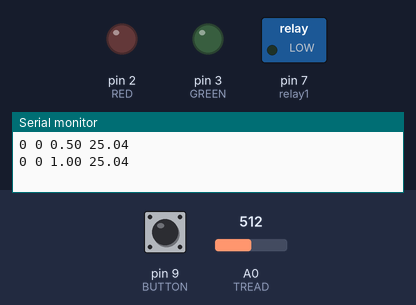
A sketch run on a simulated Arduino Uno, built with avr-gcc and run on an emulated ATmega328P. Parts: switched loads named in the sketch (green lamp = pin HIGH), output pins drawn as LEDs (lit = HIGH), the last lines printed to the serial monitor. Inputs (shaded band) come from the test bench; at power-on: pin 9 (BUTTON) HIGH, A0 (TREAD) = 512. Pins used as bus, display or sensor lines are not drawn.

Above: at 1.2 s.
1.3 s: pin 9 (BUTTON) pulled LOW for 0.15 s
At 2.5 s:
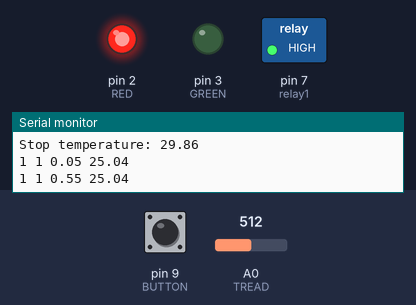
2.9 s: A0 (TREAD) set to 559
4.4 s: A0 (TREAD) set to 577
At 4.8 s:
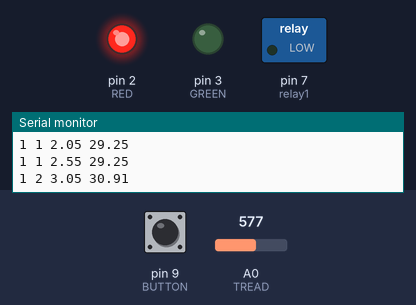
5.9 s: A0 (TREAD) set to 1005
7.4 s: A0 (TREAD) set to 1023
At 8.3 s:
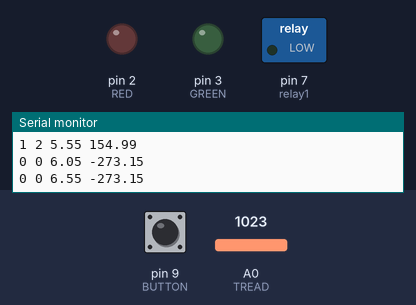
Timing chart, 0 to 9.9 s (numbered marks = the images above; inputs shaded):
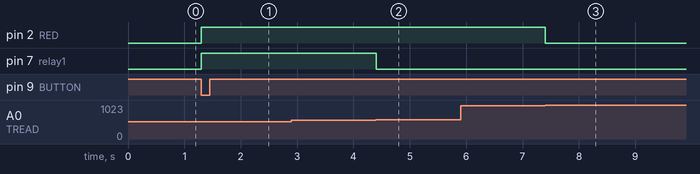

Measured:
- the behaviour switches between 565 and 566 on A0 (TREAD) (found by bisection; images 1 and 2)
- the behaviour switches between 1022 and 1023 on A0 (TREAD) (found by bisection; images 2 and 3)
- after the input at 1.3 s, pin 2 (RED), pin 7 (relay1): LOW → HIGH at once
- after the input at 4.4 s, pin 7 (relay1): HIGH → LOW at once
- after the input at 7.4 s, pin 2 (RED): HIGH → LOW at once

The sketch:

EK210THERMISTOR_READ.ino
```cpp
#include <math.h>

// PIN VALUES
const int RED = 2;      // RED LED
const int GREEN = 3;    // GREEN LED
const int TPOWER = 8;   // THERMISTOR POWER
const int TREAD = A0;   // THERMISTOR READ
const int relay1 = 7;   // RELAY PIN
const int BUTTON = 9;   // BUTTON PIN

double temperature = 0; // Setup variable to store current temperature
double startTemp;       // Setup variable for finding temp to change between regime 1 and 2.
double stopTemp;        // Cut off temperature for initial heating

// Heating State
bool STATE = false;     // For turning on and off heating. Backup for safety.
bool switched = false;  // For button edge detection

// Regime 0 is not running
// Regime 1 is heating to 30ºish degrees
// Regime 2 is coasting to 60ºC
// Regime 3 is holding temp at 60ºC
int regime = 0;

// Timer
double startTime = millis();
double intervalTime = millis();
double currentTime = 0;
double coastTime;
double steadyState;
double dutyTime = 0;
bool timer = false;

#define THERMISTORPIN A0
// resistance at 25 degrees C
#define THERMISTORNOMINAL 10000
// temp. for nominal resistance (almost always 25 C)
#define TEMPERATURENOMINAL 25
// how many samples to take and average, more takes longer
// but is more 'smooth'
#define NUMSAMPLES 5
// The beta coefficient of the thermistor (usually 3000-4000)
#define BCOEFFICIENT 3950
// the value of the 'other' resistor
#define SERIESRESISTOR 10000

// the setup function runs once when you press reset or power the board
void setup() {
  pinMode(RED, OUTPUT);
  pinMode(GREEN, OUTPUT);
  pinMode(TPOWER, OUTPUT);
  pinMode(relay1, OUTPUT);

  pinMode(BUTTON, INPUT_PULLUP);

  digitalWrite(relay1, LOW);
  digitalWrite(RED, LOW);
  digitalWrite(GREEN, LOW);

  Serial.begin(9600); //Starts serial connection so temperature can be sent to computer
}

// the loop function runs over and over again forever
void loop() {

  // BUTTON CONTROL
  if (digitalRead(BUTTON) == LOW)
  {
    startTime = millis();
    startTemp = readTemperature();
    if (!switched)
    {
      switched = true;
      STATE = !STATE; // if the button is pushed when the STATE is already true (the device is running), it will be set to false and all heating will stop
      if (!STATE)
      {
        regime = 0;
        digitalWrite(RED, LOW);
        digitalWrite(relay1, LOW);
      }
    }
  }

  if (digitalRead(BUTTON) == HIGH) // switched is only true while the user is actively pushing the button
  {
    switched = false;
  }

  temperature = readTemperature(); //Reads thermistor

  if(temperature < 0) // executes if there is an error in temperature reading or in circuitry
  {
    STATE = false;
    regime = 0;
    digitalWrite(relay1, LOW);
    digitalWrite(GREEN, LOW);
    digitalWrite(RED, LOW);
  }

  if (temperature < 55)
  {
    digitalWrite(GREEN, LOW);
  }

  // Printing Stuff
  if (millis() - intervalTime >= 500.)
  {
    intervalTime = millis();
    printData(temperature);
  }

  if (STATE) // only executes if button has been pushed and kill command has not been given
  {
    if (startTemp < 57 && startTemp > 38)
      {
        digitalWrite(RED, HIGH);
        regime = 3;
      }
    if (abs(startTemp - 60) <= 3 || startTemp > (60+3)) // If start temp is already hot, program skips to steady state regime
    {
      regime = 3;
      digitalWrite(RED, HIGH);
      stopTemp = startTemp;
      digitalWrite(relay1, LOW);
      if (!timer)
      {
        steadyState = millis(); // starts 60 second timer
        timer = true;
      }
    }
    if (regime == 0)
    {
      startTemp = temperature;
      regime = 1;
      digitalWrite(RED, HIGH);
      Serial.print("Stop temperature: ");
      stopTemp = 0.713*startTemp + 12;
      Serial.println(stopTemp);
      digitalWrite(relay1, HIGH); // starts heating
    }
    else if (regime == 1)
    {
      digitalWrite(relay1, HIGH);
      if (temperature > stopTemp)
      {
        regime = 2;
        digitalWrite(relay1, LOW);
        coastTime = millis();
      }
    }
    else if (regime == 2)
    {
      if (abs(millis() - coastTime) >= 180000)
      {
        if ( abs(dutyTime - millis()) >= 9600 )
        {
          // Duty cycle (10 seconds)
          digitalWrite(relay1, HIGH);
          Serial.println("    On!     ");
          delay(400);
          digitalWrite(relay1, LOW);
          Serial.println("    Off!     ");
          dutyTime = millis();
        }
      }
      if (abs(temperature - 60) <= 5)
      {
        regime = 3;
        steadyState = millis(); // starts 60 second timer
      }
    }
    else if (regime == 3)
    {
      digitalWrite(GREEN, HIGH);

      if ( abs(millis() - dutyTime) >= 9600)
      {
        // Duty cycle (10 seconds)
          digitalWrite(relay1, HIGH);
          Serial.println("    On!     ");
          delay(400);
          digitalWrite(relay1, LOW);
          Serial.println("    Off!     ");
          dutyTime = millis();
      }

      if ( abs(millis() - steadyState) >= 60000 )
      {
        steadyState = millis(); // resets timer
        if(digitalRead(RED) == HIGH)
        {
          digitalWrite(RED, LOW);
        }
        else
        {
          digitalWrite(RED, HIGH);
        }
      }
    }
  }
}

// Function to read temperature
float readTemperature() {
  digitalWrite(TPOWER, HIGH);       // Powers the thermister so that it can be read
  int tValue = analogRead(TREAD);   // Reads the voltage in the middle of the voltage devider
  currentTime = millis();
  digitalWrite(TPOWER, LOW);        // Turns off power to the thermister so that it doesn't heat up
  double tResistance = SERIESRESISTOR * (1023./tValue - 1); // Converts the ADC value from between 0-1023 to the value of the resistance of the thermister

  float steinhart;                                  //ALL MATH EXPLAINED BELOW
  steinhart = tResistance / THERMISTORNOMINAL;      // (R/Ro)
  steinhart = log(steinhart);                       // ln(R/Ro)
  steinhart /= BCOEFFICIENT;                        // 1/B * ln(R/Ro)
  steinhart += 1.0 / (TEMPERATURENOMINAL + 273.15); // + (1/To)
  steinhart = 1.0 / steinhart;                      // Invert
  steinhart -= 273.15;                              // Convert from K to C

  return steinhart;
}

void printData(double temperature) {
  // Printing State and Regime for troubleshooting
  Serial.print(STATE);
  Serial.print(" ");
  Serial.print(regime);
  Serial.print(" ");

  // Printing Temperature and Time for data
  Serial.print((currentTime - startTime)/1000);
  Serial.print(" ");
  Serial.print(temperature); //Sends temp to computer
  Serial.println("");
}
```
